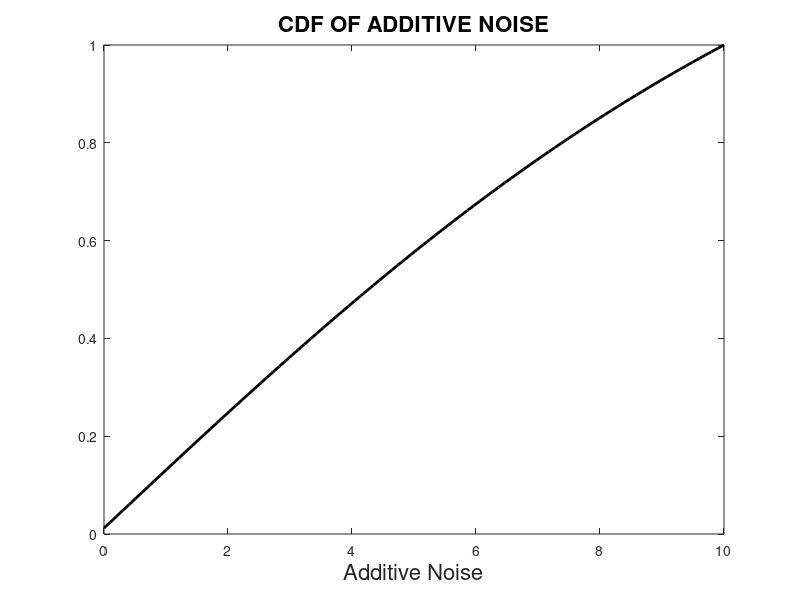

Reproduce this figure in MATLAB.
clc; 
clear all;
close all;

% Nakagami Fading Parameter
m = 1.5;

% Average Power Transmitted
Ohm = 1.0;

% AWGN variables
alpha = 0.5;
beta  = 0.5;
p1    = 0.5;
p2    = 0.5;

% Considering SNR and SNI values in dB
sni_dB = 10;
snr_dB = 10;

% Conversion of dB to normal
sni = 10^(sni_dB/10);
snr = 10^(snr_dB/10);

% SNR and SNI in terms of Ng and Ni respectively
Ng = 2*(snr^2);
Ni = 2*(sni^2);

% Additive Noise Parameter
r = linspace(0,10,100);

% PDF of Additive Noise
final = zeros(length(r),1);

for r_len = 1:length(r)
    
    % 1st part of equation
    term1 = alpha*beta*p1*p2/sqrt(pi*(Ng+Ni));
    term2 = (m/Ohm)^m;
    term3 = gamma(m+0.5)/gamma(m);
    term4 = ((r(r_len).^2/(Ng+Ni))+(m/Ohm)).^-(m+0.5);
    head  = term1*term2*term3*term4;
    
    % 2nd part of equation
    term5 = (1-alpha*beta*p1*p2)/sqrt(pi*(Ng));
    term6 = (m/Ohm)^m;
    term7 = gamma(m+0.5)/gamma(m);
    term8 = ((r(r_len).^2/(Ng))+(m/Ohm)).^-(m+0.5);
    tail  = term5*term6*term7*term8;
    
    % Adding 2 parts of equation
    final(r_len,:) = head + tail;
    
end

% Calculating CDF of Additive Noise
P_pdf = final./sum(final);
P_cdf = cumsum(P_pdf);

% Plotting CDF of Additive Noise
figure(1), clf
plot(r,P_cdf,'k','linew',2)
xlabel('Additive Noise','FontSize',16)
title('CDF OF ADDITIVE NOISE','FontSize',16)




